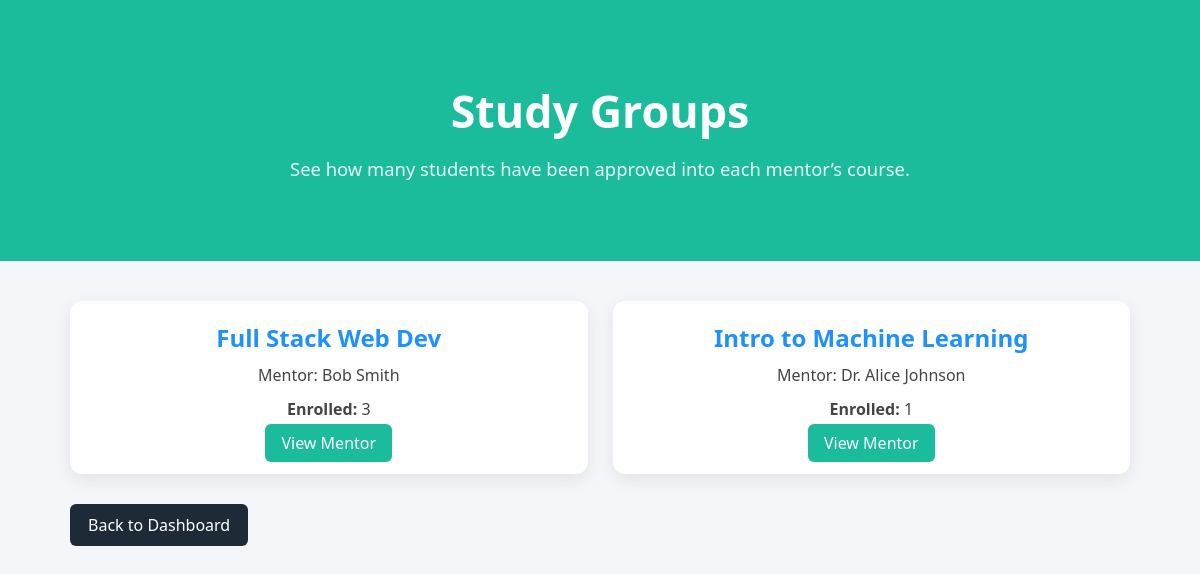
Screenshot of /pages/study_groups.php (signed in) with the database file from the repository.
### tables this page shows
CREATE TABLE `mentors` (
  `id` int(11) NOT NULL,
  `full_name` varchar(255) NOT NULL,
  `expertise` varchar(255) NOT NULL,
  `profile_link` text NOT NULL,
  `photo` varchar(255) NOT NULL,
  `course_name` varchar(255) NOT NULL,
  `course_description` text NOT NULL,
  `created_at` timestamp NOT NULL DEFAULT current_timestamp()
);

### pages/study_groups.php (the view, shortened to what this page needs)
<?php
include('../db.php');
$stmt = $conn->query("
  SELECT
    m.id AS mentor_id,
    m.full_name,
    m.course_name,
    COUNT(s.user_id) AS enrolled_count
  FROM study_groups s
  JOIN mentors m ON s.mentor_id = m.id
  GROUP BY s.mentor_id
  ORDER BY enrolled_count DESC
");
$groups = $stmt->fetchAll(PDO::FETCH_ASSOC);
?>
<!DOCTYPE html>
<html lang="en">
<head>
  <link rel="stylesheet" href="../assets/css/study_groups.css">
</head>
<body>
  <section class="hero">
    <h1 class="hero-title">Study Groups</h1>
    <p class="hero-subtitle">
      See how many students have been approved into each mentor’s course.
    </p>
  </section>
  <div class="container">
    <?php if ($groups): ?>
      <div class="groups-list">
        <?php foreach ($groups as $g): ?>
          <div class="group-card">
            <h2><?= htmlspecialchars($g['course_name']) ?></h2>
            <p>Mentor: <?= htmlspecialchars($g['full_name']) ?></p>
            <p><strong>Enrolled:</strong> <?= $g['enrolled_count'] ?></p>
            <a href="mentorship.php?mentor_id=<?= $g['mentor_id'] ?>" class="btn">
              View Mentor
            </a>
          </div>
        <?php endforeach; ?>
      </div>
    <?php else: ?>
      <p class="no-results">No study groups yet.</p>
    <?php endif; ?>
    <div class="section">
      <a href="dashboard.php" class="btn">Back to Dashboard</a>
    </div>
  </div>
</body>
</html>

### style/study_groups.css (style rules this page uses)
* { margin: 0; padding: 0; box-sizing: border-box; }
body { font-family: 'Segoe UI', Tahoma, Geneva, Verdana, sans-serif; background: #f4f6f9; color: #333; }
.hero { background: #1abc9c; color: #fff; padding: 80px 20px; text-align: center; }
.hero-title { font-size: 2.8rem; margin-bottom: 15px; }
.hero-subtitle { font-size: 1.15rem; opacity: .9; }
.container { max-width: 1100px; margin: 40px auto; padding: 0 20px; }
.groups-list { display: grid; grid-template-columns: repeat(auto-fit, minmax(300px,1fr)); gap: 25px; }
.group-card { background: #fff; border-radius: 12px; padding: 20px; box-shadow: 0 6px 18px rgba(0,0,0,.08); text-align: center; transition: transform .3s, box-shadow .3s; }
.group-card h2 { color: #1e90ff; margin-bottom: 10px; }
.group-card p { margin-bottom: 12px; color: #444; }
.group-card a.btn { background: #1abc9c; color: #fff; padding: 8px 16px; border-radius: 6px; text-decoration: none; transition: background .2s; }
.section .btn { display: inline-block; margin-top: 30px; background: #1e2a38; color: #fff; padding: 10px 18px; border-radius: 6px; text-decoration: none; }

### rows the page displays
mentors: course_name "Full Stack Web Dev", full_name "Bob Smith", enrolled_count "3"
mentors: course_name "Intro to Machine Learning", full_name "Dr. Alice Johnson", enrolled_count "1"
